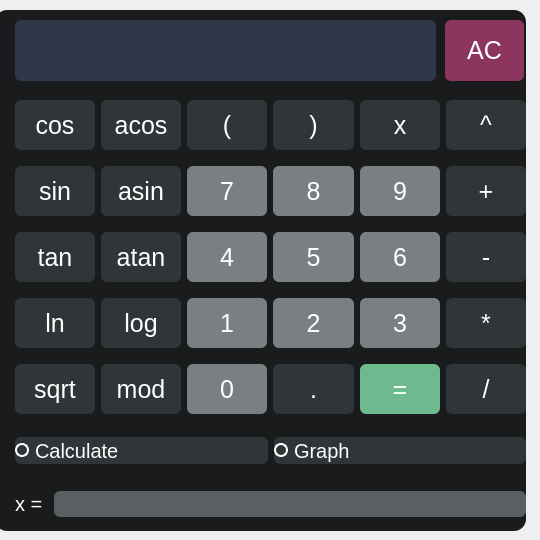
    <widget class="QWidget" name="tabCalc">
     <property name="styleSheet">
      <string notr="true">color: res;</string>
     </property>
     <attribute name="title">
      <string>Calc</string>
     </attribute>
     <widget class="QFrame" name="frameCalc">
      <property name="geometry">
       <rect>
        <x>-5</x>
        <y>10</y>
        <width>531</width>
        <height>521</height>
       </rect>
      </property>
      <property name="minimumSize">
       <size>
        <width>0</width>
        <height>0</height>
       </size>
      </property>
      <property name="styleSheet">
       <string notr="true">background-color: #1a1b1c;
border-radius: 12px;</string>
      </property>
      <property name="frameShape">
       <enum>QFrame::StyledPanel</enum>
      </property>
      <property name="frameShadow">
       <enum>QFrame::Raised</enum>
      </property>
      <widget class="QLineEdit" name="expressionText">
       <property name="geometry">
        <rect>
         <x>20</x>
         <y>0</y>
         <width>421</width>
         <height>71</height>
        </rect>
       </property>
       <property name="minimumSize">
        <size>
         <width>0</width>
         <height>0</height>
        </size>
       </property>
       <property name="styleSheet">
        <string notr="true">background: #2e3848;
border-radius: 6px;
color: #FFFFFF;
font-size: 25px;
height:  70px;
margin-top: 10px;</string>
       </property>
       <property name="maxLength">
        <number>255</number>
       </property>
       <property name="alignment">
        <set>Qt::AlignRight|Qt::AlignTrailing|Qt::AlignVCenter</set>
       </property>
      </widget>
      <widget class="QWidget" name="gridLayoutWidget">
       <property name="geometry">
        <rect>
         <x>20</x>
         <y>80</y>
         <width>511</width>
         <height>337</height>
        </rect>
       </property>
       <property name="minimumSize">
        <size>
         <width>0</width>
         <height>0</height>
        </size>
       </property>
       <layout class="QGridLayout" name="calcLayout">
        <item row="0" column="4">
         <widget class="QPushButton" name="pushButton_x">
          <property name="minimumSize">
           <size>
            <width>0</width>
            <height>0</height>
           </size>
          </property>
          <property name="styleSheet">
           <string notr="true">QPushButton {
background: #303538;
border-radius: 6px;
color: #FFFFFF;
font-size: 25px;
height:  50px;
}

QPushButton:hover {
background:  rgb(101, 114, 130);;
}
QPushButton:pressed {
background:  rgb(91, 104, 120);;
}
</string>
          </property>
          <property name="text">
           <string>x</string>
          </property>
         </widget>
        </item>
        <item row="5" column="5">
         <widget class="QPushButton" name="pushButton_div">
          <property name="minimumSize">
           <size>
            <width>0</width>
            <height>0</height>
           </size>
          </property>
          <property name="autoFillBackground">
           <bool>false</bool>
          </property>
          <property name="styleSheet">
           <string notr="true">QPushButton {
background: #303538;
border-radius: 6px;
color: #FFFFFF;
font-size: 25px;
height:  50px;
}

QPushButton:hover {
background:  rgb(101, 114, 130);;
}
QPushButton:pressed {
background:  rgb(91, 104, 120);;
}
</string>
          </property>
          <property name="text">
           <string>/</string>
          </property>
         </widget>
        </item>
        <item row="0" column="2">
         <widget class="QPushButton" name="pushButton_open_bracket">
          <property name="minimumSize">
           <size>
            <width>0</width>
            <height>0</height>
           </size>
          </property>
          <property name="styleSheet">
           <string notr="true">QPushButton {
background: #303538;
border-radius: 6px;
color: #FFFFFF;
font-size: 25px;
height:  50px;
}

QPushButton:hover {
background:  rgb(101, 114, 130);;
}
QPushButton:pressed {
background:  rgb(91, 104, 120);;
}
</string>
          </property>
          <property name="text">
           <string>(</string>
          </property>
         </widget>
        </item>
        <item row="2" column="1">
         <widget class="QPushButton" name="pushButton_atan">
          <property name="minimumSize">
           <size>
            <width>0</width>
            <height>0</height>
           </size>
          </property>
          <property name="styleSheet">
           <string notr="true">QPushButton {
background: #303538;
border-radius: 6px;
color: #FFFFFF;
font-size: 25px;
height:  50px;
}

QPushButton:hover {
background:  rgb(101, 114, 130);;
}
QPushButton:pressed {
background:  rgb(91, 104, 120);;
}
</string>
          </property>
          <property name="text">
           <string>atan</string>
          </property>
         </widget>
        </item>
        <item row="1" column="5">
         <widget class="QPushButton" name="pushButton_plus">
          <property name="minimumSize">
           <size>
            <width>0</width>
            <height>0</height>
           </size>
          </property>
          <property name="styleSheet">
           <string notr="true">QPushButton {
background: #303538;
border-radius: 6px;
color: #FFFFFF;
font-size: 25px;
height:  50px;
}

QPushButton:hover {
background:  rgb(101, 114, 130);;
}
QPushButton:pressed {
background:  rgb(91, 104, 120);;
}
</string>
          </property>
          <property name="text">
           <string>+</string>
          </property>
         </widget>
        </item>
        <item row="3" column="5">
         <widget class="QPushButton" name="pushButton_mul">
          <property name="minimumSize">
           <size>
            <width>0</width>
            <height>0</height>
           </size>
          </property>
          <property name="styleSheet">
           <string notr="true">QPushButton {
background: #303538;
border-radius: 6px;
color: #FFFFFF;
font-size: 25px;
height:  50px;
}

QPushButton:hover {
background:  rgb(101, 114, 130);;
}
QPushButton:pressed {
background:  rgb(91, 104, 120);;
}
</string>
          </property>
          <property name="text">
           <string>*</string>
          </property>
         </widget>
        </item>
        <item row="5" column="0">
         <widget class="QPushButton" name="pushButton_sqrt">
          <property name="minimumSize">
           <size>
            <width>0</width>
            <height>0</height>
           </size>
          </property>
          <property name="styleSheet">
           <string notr="true">QPushButton {
background: #303538;
border-radius: 6px;
color: #FFFFFF;
font-size: 25px;
height:  50px;
}

QPushButton:hover {
background:  rgb(101, 114, 130);;
}
QPushButton:pressed {
background:  rgb(91, 104, 120);;
}
</string>
          </property>
          <property name="text">
           <string>sqrt</string>
          </property>
         </widget>
        </item>
        <item row="2" column="3">
         <widget class="QPushButton" name="pushButton_5">
          <property name="minimumSize">
           <size>
            <width>0</width>
            <height>0</height>
           </size>
          </property>
          <property name="styleSheet">
           <string notr="true">QPushButton {
background:  #7a7f82;
border-radius: 6px;
color: #FFFFFF;
font-size: 25px;
height:  50px;
}

QPushButton:hover {
background:   #516071;;
}
QPushButton:pressed {
background:  rgb(81, 94, 110);
}
</string>
          </property>
          <property name="text">
           <string>5</string>
          </property>
          <property name="autoDefault">
           <bool>false</bool>
          </property>
         </widget>
        </item>
        <item row="1" column="2">
         <widget class="QPushButton" name="pushButton_7">
          <property name="minimumSize">
           <size>
            <width>0</width>
            <height>0</height>
           </size>
          </property>
          <property name="styleSheet">
           <string notr="true">QPushButton {
background:  #7a7f82;
border-radius: 6px;
color: #FFFFFF;
font-size: 25px;
height:  50px;
}

QPushButton:hover {
background:   #516071;;
}
QPushButton:pressed {
background:  rgb(81, 94, 110);
}
</string>
          </property>
          <property name="text">
           <string>7</string>
          </property>
         </widget>
        </item>
        <item row="2" column="4">
         <widget class="QPushButton" name="pushButton_6">
          <property name="minimumSize">
           <size>
            <width>0</width>
            <height>0</height>
           </size>
          </property>
          <property name="styleSheet">
           <string notr="true">QPushButton {
background:  #7a7f82;
border-radius: 6px;
color: #FFFFFF;
font-size: 25px;
height:  50px;
}

QPushButton:hover {
background:   #516071;;
}
QPushButton:pressed {
background:  rgb(81, 94, 110);
}
</string>
          </property>
          <property name="text">
           <string>6</string>
          </property>
         </widget>
        </item>
        <item row="5" column="3">
         <widget class="QPushButton" name="pushButton_point">
          <property name="minimumSize">
           <size>
            <width>0</width>
            <height>0</height>
           </size>
          </property>
          <property name="styleSheet">
           <string notr="true">QPushButton {
background: #303538;
border-radius: 6px;
color: #FFFFFF;
font-size: 25px;
height:  50px;
}

QPushButton:hover {
background:  rgb(101, 114, 130);;
}
QPushButton:pressed {
background:  rgb(91, 104, 120);;
}
</string>
          </property>
          <property name="text">
           <string>.</string>
          </property>
         </widget>
        </item>
        <item row="0" column="1">
         <widget class="QPushButton" name="pushButton_acos">
          <property name="minimumSize">
           <size>
            <width>0</width>
            <height>0</height>
           </size>
          </property>
          <property name="styleSheet">
           <string notr="true">QPushButton {
background: #303538;
border-radius: 6px;
color: #FFFFFF;
font-size: 25px;
height:  50px;
}

QPushButton:hover {
background:  rgb(101, 114, 130);;
}
QPushButton:pressed {
background:  rgb(91, 104, 120);;
}
</string>
          </property>
          <property name="text">
           <string>acos</string>
          </property>
         </widget>
        </item>
        <item row="1" column="4">
         <widget class="QPushButton" name="pushButton_9">
          <property name="minimumSize">
           <size>
            <width>0</width>
            <height>0</height>
           </size>
          </property>
          <property name="styleSheet">
           <string notr="true">QPushButton {
background:  #7a7f82;
border-radius: 6px;
color: #FFFFFF;
font-size: 25px;
height:  50px;
}

QPushButton:hover {
background:   #516071;;
}
QPushButton:pressed {
background:  rgb(81, 94, 110);
}
</string>
          </property>
          <property name="text">
           <string>9</string>
          </property>
         </widget>
        </item>
        <item row="0" column="3">
         <widget class="QPushButton" name="pushButton_close_bracket">
          <property name="minimumSize">
           <size>
            <width>0</width>
            <height>0</height>
           </size>
          </property>
          <property name="styleSheet">
           <string notr="true">QPushButton {
background: #303538;
border-radius: 6px;
color: #FFFFFF;
font-size: 25px;
height:  50px;
}

QPushButton:hover {
background:  rgb(101, 114, 130);;
}
QPushButton:pressed {
background:  rgb(91, 104, 120);;
}
</string>
          </property>
          <property name="text">
           <string>)</string>
          </property>
         </widget>
        </item>
        <item row="2" column="2">
         <widget class="QPushButton" name="pushButton_4">
          <property name="minimumSize">
           <size>
            <width>0</width>
            <height>0</height>
           </size>
          </property>
          <property name="styleSheet">
           <string notr="true">QPushButton {
background:  #7a7f82;
border-radius: 6px;
color: #FFFFFF;
font-size: 25px;
height:  50px;
}

QPushButton:hover {
background:   #516071;;
}
QPushButton:pressed {
background:  rgb(81, 94, 110);
}
</string>
          </property>
          <property name="text">
           <string>4</string>
          </property>
         </widget>
        </item>
        <item row="2" column="0">
         <widget class="QPushButton" name="pushButton_tan">
          <property name="minimumSize">
           <size>
            <width>0</width>
            <height>0</height>
           </size>
          </property>
          <property name="styleSheet">
           <string notr="true">QPushButton {
background: #303538;
border-radius: 6px;
color: #FFFFFF;
font-size: 25px;
height:  50px;
}

QPushButton:hover {
background:  rgb(101, 114, 130);;
}
QPushButton:pressed {
background:  rgb(91, 104, 120);;
}
</string>
          </property>
          <property name="text">
           <string>tan</string>
          </property>
         </widget>
        </item>
        <item row="1" column="3">
         <widget class="QPushButton" name="pushButton_8">
          <property name="minimumSize">
           <size>
            <width>0</width>
            <height>0</height>
           </size>
          </property>
          <property name="styleSheet">
           <string notr="true">QPushButton {
background:  #7a7f82;
border-radius: 6px;
color: #FFFFFF;
font-size: 25px;
height:  50px;
}

QPushButton:hover {
background:   #516071;;
}
QPushButton:pressed {
background:  rgb(81, 94, 110);
}
</string>
          </property>
          <property name="text">
           <string>8</string>
          </property>
         </widget>
        </item>
        <item row="3" column="4">
         <widget class="QPushButton" name="pushButton_3">
          <property name="minimumSize">
           <size>
            <width>0</width>
            <height>0</height>
           </size>
          </property>
          <property name="styleSheet">
           <string notr="true">QPushButton {
background:  #7a7f82;
border-radius: 6px;
color: #FFFFFF;
font-size: 25px;
height:  50px;
}

QPushButton:hover {
background:   #516071;;
}
QPushButton:pressed {
background:  rgb(81, 94, 110);
}
</string>
          </property>
          <property name="text">
           <string>3</string>
          </property>
         </widget>
        </item>
        <item row="1" column="0">
         <widget class="QPushButton" name="pushButton_sin">
          <property name="minimumSize">
           <size>
            <width>0</width>
            <height>0</height>
           </size>
          </property>
          <property name="styleSheet">
           <string notr="true">QPushButton {
background: #303538;
border-radius: 6px;
color: #FFFFFF;
font-size: 25px;
height:  50px;
}

QPushButton:hover {
background:  rgb(101, 114, 130);;
}
QPushButton:pressed {
background:  rgb(91, 104, 120);;
}
</string>
          </property>
          <property name="text">
           <string>sin</string>
          </property>
         </widget>
        </item>
        <item row="3" column="0">
         <widget class="QPushButton" name="pushButton_ln">
          <property name="minimumSize">
           <size>
            <width>0</width>
            <height>0</height>
           </size>
          </property>
          <property name="styleSheet">
           <string notr="true">QPushButton {
background: #303538;
border-radius: 6px;
color: #FFFFFF;
font-size: 25px;
height:  50px;
}

QPushButton:hover {
background:  rgb(101, 114, 130);;
}
QPushButton:pressed {
background:  rgb(91, 104, 120);;
}
</string>
          </property>
          <property name="text">
           <string>ln</string>
          </property>
         </widget>
        </item>
        <item row="1" column="1">
         <widget class="QPushButton" name="pushButton_asin">
          <property name="minimumSize">
           <size>
            <width>0</width>
            <height>0</height>
           </size>
          </property>
          <property name="styleSheet">
           <string notr="true">QPushButton {
background: #303538;
border-radius: 6px;
color: #FFFFFF;
font-size: 25px;
height:  50px;
}

QPushButton:hover {
background:  rgb(101, 114, 130);;
}
QPushButton:pressed {
background:  rgb(91, 104, 120);;
}
</string>
          </property>
          <property name="text">
           <string>asin</string>
          </property>
         </widget>
        </item>
        <item row="5" column="4">
         <widget class="QPushButton" name="pushButton_equal">
          <property name="minimumSize">
           <size>
            <width>0</width>
            <height>0</height>
           </size>
          </property>
          <property name="styleSheet">
           <string notr="true">QPushButton {
background: #6cba8e;
border-radius: 6px;
color: #FFFFFF;
font-size: 25px;
height:  50px;
}

QPushButton:hover {
background-color: rgb(201, 134, 255);
}
QPushButton:pressed {
background-color:  rgb(122, 232, 160);
}
</string>
          </property>
          <property name="text">
           <string>=</string>
          </property>
         </widget>
        </item>
        <item row="3" column="1">
         <widget class="QPushButton" name="pushButton_log">
          <property name="minimumSize">
           <size>
            <width>0</width>
            <height>0</height>
           </size>
          </property>
          <property name="styleSheet">
           <string notr="true">QPushButton {
background: #303538;
border-radius: 6px;
color: #FFFFFF;
font-size: 25px;
height:  50px;
}

QPushButton:hover {
background:  rgb(101, 114, 130);;
}
QPushButton:pressed {
background:  rgb(91, 104, 120);;
}
</string>
          </property>
          <property name="text">
           <string>log</string>
          </property>
         </widget>
        </item>
        <item row="2" column="5">
         <widget class="QPushButton" name="pushButton_minus">
          <property name="minimumSize">
           <size>
            <width>0</width>
            <height>0</height>
           </size>
          </property>
          <property name="styleSheet">
           <string notr="true">QPushButton {
background: #303538;
border-radius: 6px;
color: #FFFFFF;
font-size: 25px;
height:  50px;
}

QPushButton:hover {
background:  rgb(101, 114, 130);;
}
QPushButton:pressed {
background:  rgb(91, 104, 120);;
}
</string>
          </property>
          <property name="text">
           <string>-</string>
          </property>
         </widget>
        </item>
        <item row="3" column="2">
         <widget class="QPushButton" name="pushButton_1">
          <property name="enabled">
           <bool>true</bool>
          </property>
          <property name="minimumSize">
           <size>
            <width>0</width>
            <height>0</height>
           </size>
          </property>
          <property name="mouseTracking">
           <bool>true</bool>
          </property>
          <property name="styleSheet">
           <string notr="true">QPushButton {
background:  #7a7f82;
border-radius: 6px;
color: #FFFFFF;
font-size: 25px;
height:  50px;
}

QPushButton:hover {
background:   #516071;;
}
QPushButton:pressed {
background:  rgb(81, 94, 110);
}
</string>
          </property>
          <property name="text">
           <string>1</string>
          </property>
         </widget>
        </item>
        <item row="5" column="2">
         <widget class="QPushButton" name="pushButton_0">
          <property name="minimumSize">
           <size>
            <width>0</width>
            <height>0</height>
           </size>
          </property>
          <property name="styleSheet">
           <string notr="true">QPushButton {
background:  #7a7f82;
border-radius: 6px;
color: #FFFFFF;
font-size: 25px;
height:  50px;
}

QPushButton:hover {
background:   #516071;;
}
QPushButton:pressed {
background:  rgb(81, 94, 110);
}
</string>
          </property>
          <property name="text">
           <string>0</string>
          </property>
         </widget>
        </item>
        <item row="3" column="3">
         <widget class="QPushButton" name="pushButton_2">
          <property name="minimumSize">
           <size>
            <width>0</width>
            <height>0</height>
           </size>
          </property>
          <property name="styleSheet">
           <string notr="true">QPushButton {
background:  #7a7f82;
border-radius: 6px;
color: #FFFFFF;
font-size: 25px;
height:  50px;
}

QPushButton:hover {
background:   #516071;;
}
QPushButton:pressed {
background:  rgb(81, 94, 110);
}
</string>
          </property>
          <property name="text">
           <string>2</string>
          </property>
         </widget>
        </item>
        <item row="0" column="0">
         <widget class="QPushButton" name="pushButton_cos">
          <property name="minimumSize">
           <size>
            <width>0</width>
            <height>0</height>
           </size>
          </property>
          <property name="styleSheet">
           <string notr="true">QPushButton {
background: #303538;
border-radius: 6px;
color: #FFFFFF;
font-size: 25px;
height:  50px;
}

QPushButton:hover {
background:  rgb(101, 114, 130);;
}
QPushButton:pressed {
background:  rgb(91, 104, 120);;
}
</string>
          </property>
          <property name="text">
           <string>cos</string>
          </property>
         </widget>
        </item>
        <item row="0" column="5">
         <widget class="QPushButton" name="pushButton_pow">
          <property name="minimumSize">
           <size>
            <width>0</width>
            <height>0</height>
           </size>
          </property>
          <property name="styleSheet">
           <string notr="true">QPushButton {
background: #303538;
border-radius: 6px;
color: #FFFFFF;
font-size: 25px;
height:  50px;
}

QPushButton:hover {
background:  rgb(101, 114, 130);;
}
QPushButton:pressed {
background:  rgb(91, 104, 120);;
}
</string>
          </property>
          <property name="text">
           <string>^</string>
          </property>
         </widget>
        </item>
        <item row="5" column="1">
         <widget class="QPushButton" name="pushButton_mod">
          <property name="minimumSize">
           <size>
            <width>0</width>
            <height>0</height>
           </size>
          </property>
          <property name="styleSheet">
           <string notr="true">QPushButton {
background: #303538;
border-radius: 6px;
color: #FFFFFF;
font-size: 25px;
height:  50px;
}

QPushButton:hover {
background:  rgb(101, 114, 130);;
}
QPushButton:pressed {
background:  rgb(91, 104, 120);;
}
</string>
          </property>
          <property name="text">
           <string>mod</string>
          </property>
         </widget>
        </item>
       </layout>
      </widget>
      <widget class="QPushButton" name="pushButton_clear">
       <property name="geometry">
        <rect>
         <x>450</x>
         <y>10</y>
         <width>79</width>
         <height>61</height>
        </rect>
       </property>
       <property name="minimumSize">
        <size>
         <width>0</width>
         <height>0</height>
        </size>
       </property>
       <property name="styleSheet">
        <string notr="true">QPushButton {
background: #8c355f;
border-radius: 6px;
color: #FFFFFF;
font-size: 25px;
height:  70px;
}

QPushButton:hover {
background:  rgb(101, 114, 130);;
}
QPushButton:pressed {
background:  rgb(91, 104, 120);;
}
</string>
       </property>
       <property name="text">
        <string>AC</string>
       </property>
      </widget>
      <widget class="QWidget" name="gridLayoutWidget_3">
       <property name="geometry">
        <rect>
         <x>20</x>
         <y>420</y>
         <width>511</width>
         <height>41</height>
        </rect>
       </property>
       <layout class="QGridLayout" name="modeCalcGraph">
        <item row="0" column="1">
         <widget class="QRadioButton" name="graphMode">
          <property name="styleSheet">
           <string notr="true">QRadioButton {
border-radius: 6px;
color: #FFFFFF;
font-size: 20px;
height:  27px;
background: #303538
}

QRadioButton:checked{
	background: #6cba8e
}

QRadioButton::indicator {
    width:                  10px;
    height:                 10px;
    border-radius:      7px;
	border: 2px solid white;
}

QRadioButton::indicator:checked {
	background-color: #7a7f82;
}</string>
          </property>
          <property name="text">
           <string>Graph</string>
          </property>
         </widget>
        </item>
        <item row="0" column="0">
         <widget class="QRadioButton" name="calcMode">
          <property name="styleSheet">
           <string notr="true">QRadioButton {
border-radius: 6px;
color: #FFFFFF;
font-size: 20px;
height:  27px;
background: #303538
}

QRadioButton:checked{
	background: #6cba8e
}

QRadioButton::indicator {
    width:                  10px;
    height:                 10px;
    border-radius:      7px;
	border: 2px solid white;
}

QRadioButton::indicator:checked {
	background-color: #7a7f82;
}</string>
          </property>
          <property name="text">
           <string>Calculate</string>
          </property>
         </widget>
        </item>
       </layout>
      </widget>
      <widget class="QWidget" name="calcX" native="true">
       <property name="geometry">
        <rect>
         <x>20</x>
         <y>470</y>
         <width>511</width>
         <height>48</height>
        </rect>
       </property>
       <property name="sizePolicy">
        <sizepolicy hsizetype="Preferred" vsizetype="Preferred">
         <horstretch>0</horstretch>
         <verstretch>0</verstretch>
        </sizepolicy>
       </property>
       <layout class="QHBoxLayout" name="horizontalLayout_2">
        <property name="leftMargin">
         <number>0</number>
        </property>
        <property name="topMargin">
         <number>0</number>
        </property>
        <property name="rightMargin">
         <number>0</number>
        </property>
        <property name="bottomMargin">
         <number>0</number>
        </property>
        <item>
         <widget class="QLabel" name="labelX">
          <property name="sizePolicy">
           <sizepolicy hsizetype="Fixed" vsizetype="Preferred">
            <horstretch>0</horstretch>
            <verstretch>0</verstretch>
           </sizepolicy>
          </property>
          <property name="styleSheet">
           <string notr="true">color: #FFFFFF;
font-size: 20px;</string>
          </property>
          <property name="text">
           <string>x = </string>
          </property>
         </widget>
        </item>
        <item>
         <widget class="QLineEdit" name="valueX">
          <property name="focusPolicy">
           <enum>Qt::StrongFocus</enum>
          </property>
          <property name="styleSheet">
           <string notr="true">font-size: 20px;
color: white;
/*background-color: #7a7f82;*/
background: #5c5f61;
border-radius: 6px;
</string>
          </property>
         </widget>
        </item>
       </layout>
      </widget>
      <widget class="QWidget" name="graphX" native="true">
       <property name="geometry">
        <rect>
         <x>20</x>
         <y>470</y>
         <width>511</width>
         <height>48</height>
        </rect>
       </property>
       <layout class="QHBoxLayout" name="horizontalLayout">
        <property name="leftMargin">
         <number>0</number>
        </property>
        <property name="topMargin">
         <number>0</number>
        </property>
        <property name="rightMargin">
         <number>0</number>
        </property>
        <property name="bottomMargin">
         <number>0</number>
        </property>
        <item>
         <widget class="QLabel" name="labelXMinMax">
          <property name="sizePolicy">
           <sizepolicy hsizetype="Fixed" vsizetype="Preferred">
            <horstretch>0</horstretch>
            <verstretch>0</verstretch>
           </sizepolicy>
          </property>
          <property name="styleSheet">
           <string notr="true">color: #FFFFFF;
font-size: 20px;</string>
          </property>
          <property name="text">
           <string>x = </string>
          </property>
         </widget>
        </item>
        <item>
         <widget class="QLineEdit" name="valueXMin">
          <property name="styleSheet">
           <string notr="true">font-size: 20px;
color: white;
background-color: #5c5f61;
border-radius: 6px;
</string>
          </property>
         </widget>
        </item>
        <item>
         <widget class="QLineEdit" name="valueXMax">
          <property name="styleSheet">
           <string notr="true">font-size: 20px;
color: white;
background-color: #5c5f61;
border-radius: 6px;
</string>
          </property>
         </widget>
        </item>
       </layout>
      </widget>
      <zorder>expressionText</zorder>
      <zorder>gridLayoutWidget</zorder>
      <zorder>pushButton_clear</zorder>
      <zorder>gridLayoutWidget_3</zorder>
      <zorder>graphX</zorder>
      <zorder>calcX</zorder>
     </widget>
    </widget>
